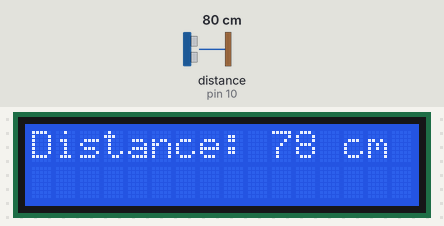
The sketch below on a simulated Arduino Uno, built with avr-gcc and run on an emulated ATmega328P. Parts: 16×2 character LCD. Wiring (inferred from the names in the program): ultrasonic range finder: trigger pin 9; echo pin 10. The inputs (shaded band) are chosen by the test bench; at power-on: distance to the obstacle (sensor on pin 10) 80 cm. The echo pulse lasts 58.3 µs per cm.

Above: at 1.2 s.
1.3 s: distance to the obstacle (sensor on pin 10) set to 2 cm
At 2.3 s:
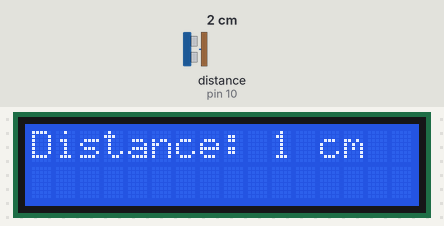
3.0 s: distance to the obstacle (sensor on pin 10) set to 4 cm
At 4.0 s:
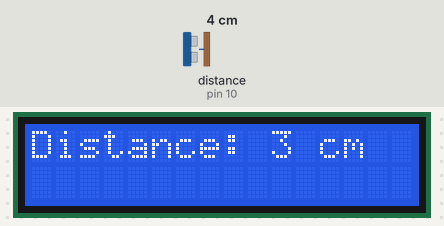
4.6 s: distance to the obstacle (sensor on pin 10) set to 9 cm
At 5.7 s:
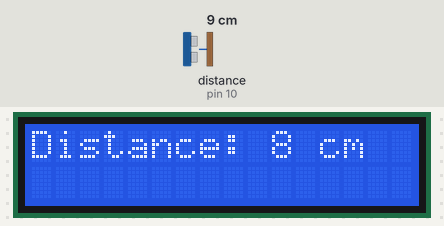
6.1 s: distance to the obstacle (sensor on pin 10) set to 60 cm
At 7.6 s:
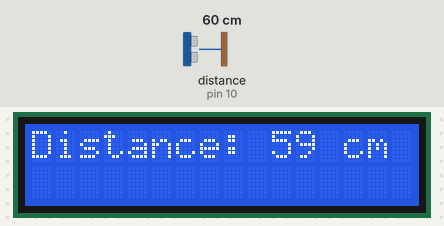
Timing chart, 0 to 9.1 s (numbered marks = the images above; inputs shaded):
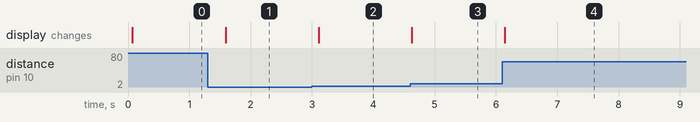

Measured:
- after the input at 1.3 s, the display: changes after 0.30 s (image 1)
- after the input at 3.0 s, the display: changes after 0.11 s (image 2)
- after the input at 4.6 s, the display: changes at once (image 3)
- after the input at 6.1 s, the display: changes after 0.05 s (image 4)

The sketch:

usonic_lcd.ino
```cpp
#include <LiquidCrystal.h> // includes the LiquidCrystal Library

LiquidCrystal lcd(12, 11, 5, 4, 3, 2); // Creates an LCD object. Parameters: (rs, enable, d4, d5, d6, d7)

const int trigPin = 9;
const int echoPin = 10;

long duration;
int distanceCm, distanceInch;

void setup() {
lcd.begin(16,2); // Initializes the interface to the LCD screen, and specifies the dimensions (width and height) of the display

pinMode(trigPin, OUTPUT);
pinMode(echoPin, INPUT);
}

void loop() {
  digitalWrite(trigPin, LOW);
  delayMicroseconds(2);

  digitalWrite(trigPin, HIGH);
  delayMicroseconds(10);
  digitalWrite(trigPin, LOW);

  duration = pulseIn(echoPin, HIGH);
  distanceCm= duration*0.034/2;
  distanceInch = duration*0.0133/2;

  lcd.setCursor(0,0);
  lcd.print("                ");

  lcd.setCursor(0,0); // Sets the location at which subsequent text written to the LCD will be displayed
  lcd.print("Distance: "); // Prints string "Distance" on the LCD
  lcd.print(distanceCm); // Prints the distance value from the sensor
  lcd.print(" cm");
  delay(500);
}
```
